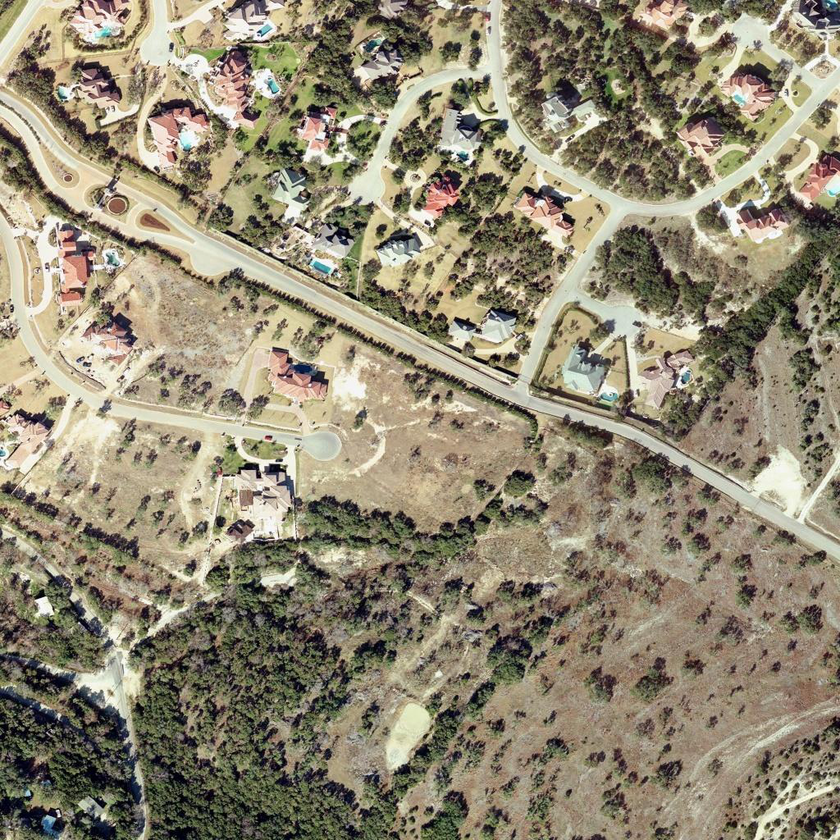
#> input picture MyflaskProj/demo_data/A.png, 840 x 840 px, shrunk from 1024 x 1024 before the run
$ python 6.py   (older library calls are emulated)
#> lines starting #> are read from the running program, lines starting #| are printed output that depends on the picture
import sys
import paddlers
from paddlers.deploy import Predictor

# 定义影像裁块-拼接相关的类和函数

import numpy as np


class WindowGenerator:
    def __init__(self, h, w, ch, cw, si=1, sj=1):
        self.h = h
        self.w = w
        self.ch = ch
        self.cw = cw
        if self.h < self.ch or self.w < self.cw:
            raise NotImplementedError
        self.si = si
        self.sj = sj
        self._i, self._j = 0, 0

    def __next__(self):
        # 列优先移动（C-order）
        if self._i > self.h:
            raise StopIteration

        bottom = min(self._i + self.ch, self.h)
        right = min(self._j + self.cw, self.w)
        top = max(0, bottom - self.ch)
        left = max(0, right - self.cw)

        if self._j >= self.w - self.cw:
            if self._i >= self.h - self.ch:
                # 设置一个非法值，使得迭代可以early stop
                self._i = self.h + 1
            self._goto_next_row()
        else:
            self._j += self.sj
            if self._j > self.w:
                self._goto_next_row()

        return slice(top, bottom, 1), slice(left, right, 1)

    def __iter__(self):
        return self

    def _goto_next_row(self):
        self._i += self.si
        self._j = 0


def recons_prob_map(patches, ori_size, window_size, stride):
    """从裁块结果重建原始尺寸影像"""
    h, w = ori_size
    win_gen = WindowGenerator(h, w, window_size, window_size, stride, stride)
    prob_map = np.zeros((h, w), dtype=np.float)
    cnt = np.zeros((h, w), dtype=np.float)
    # XXX: 需要保证win_gen与patches具有相同长度。此处未做检查
    for (rows, cols), patch in zip(win_gen, patches):
        prob_map[rows, cols] += patch
        cnt[rows, cols] += 1
    prob_map /= cnt
    return prob_map

from operator import itemgetter
from subprocess import run
from paddlers.deploy import Predictor
import cv2


# 设置滑窗大小与滑动步长
WINDOW_SIZE = 256
STRIDE = 128

A_PATH = "demo_data/A.png"
B_PATH = "demo_data/B.png"
GT_PATH = "demo_data/GT.png"


# 读入影像
im_a = cv2.imread(A_PATH)
#> im_a is the input picture: shape (840, 840, 3); mean B, G, R 114.7, 136.1, 144.4
im_b = cv2.imread(B_PATH)
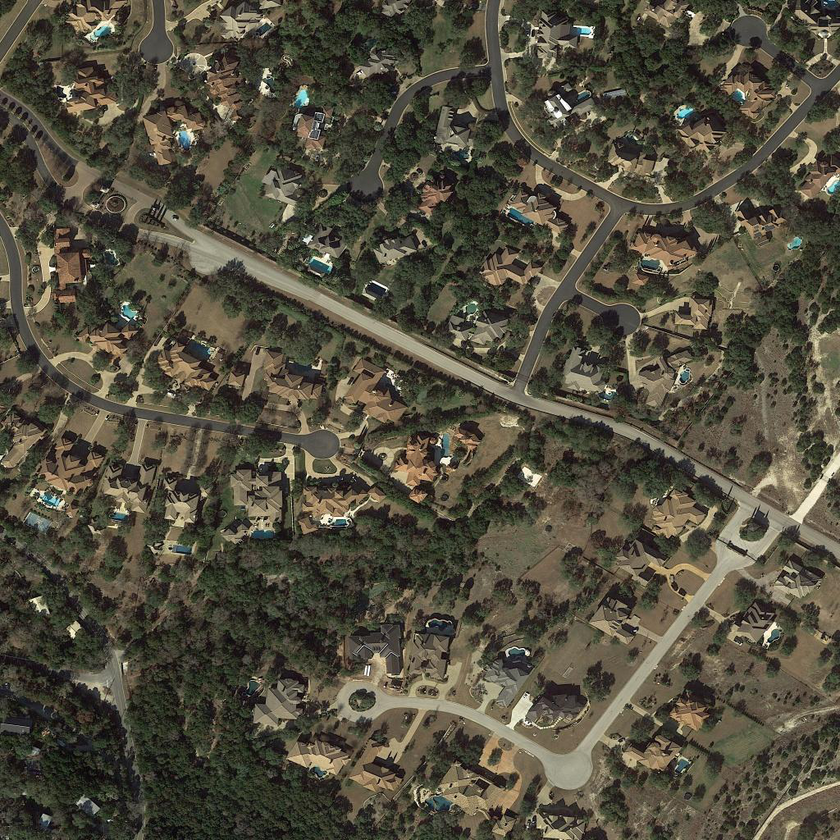
#> input picture MyflaskProj/demo_data/B.png, 840 x 840 px, shrunk from 1024 x 1024 before the run
#> im_b is the input picture: shape (840, 840, 3); mean B, G, R 62.3, 77.8, 82.2
im_gt = cv2.imread(GT_PATH, cv2.IMREAD_GRAYSCALE)
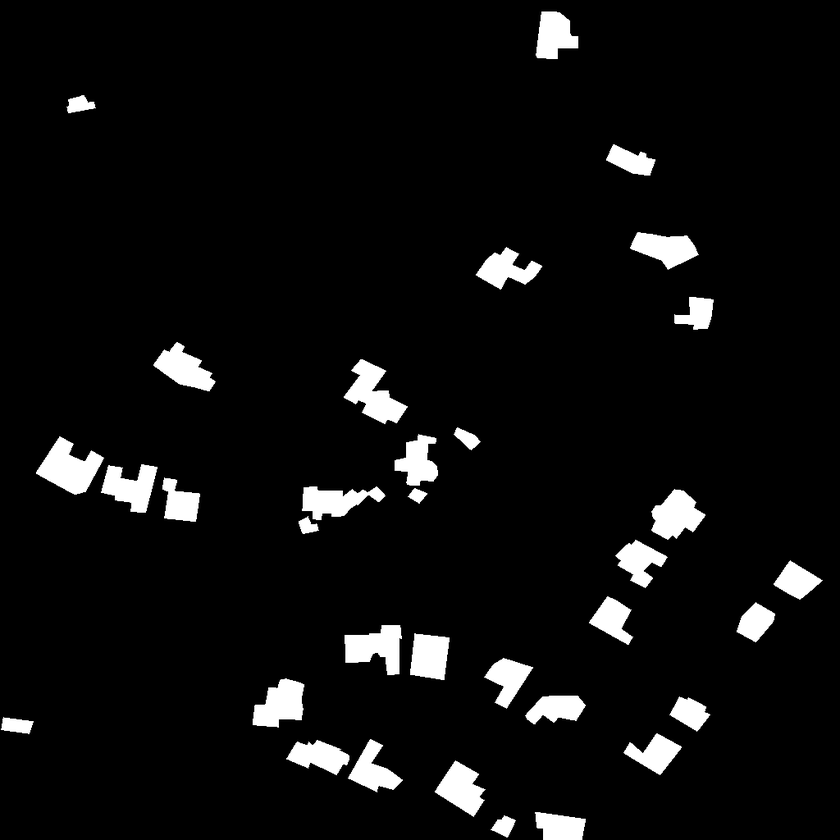
#> input picture MyflaskProj/demo_data/GT.png, 840 x 840 px, shrunk from 1024 x 1024 before the run
#> im_gt is the input picture: shape (840, 840); min 0, max 255, mean 14.3
ori_size = im_a.shape[:2]
#> ori_size = (840, 840)

# 把滑窗中的内容全部取出，存在一个列表中
patch_pairs = []
for rows, cols in WindowGenerator(*ori_size, WINDOW_SIZE, WINDOW_SIZE, STRIDE, STRIDE):
    patch_pairs.append((im_a[rows, cols], im_b[rows, cols]))
#> after the loop, patch_pairs = 36 items

# 导出输入尺寸为滑窗大小的模型，--fixed_input_shape中的batch size等于len(patch_pairs)
run(
    f"python PaddleRS/deploy/export/export_model.py \
        --model_dir=./static/1024 \
        --save_dir=./static_models/{WINDOW_SIZE}x{WINDOW_SIZE} \
        --fixed_input_shape=[{len(patch_pairs)},3,{WINDOW_SIZE},{WINDOW_SIZE}]",
    shell=True,
    check=True
)
#> (this line was passed over: subprocess is not available in this run)

# 构建预测器并执行推理
# 需要注意的是，使用这种方式将一次性对所有patch进行推理，因此可能占用较大显存
# 根据实际情况，开发者可以适当减小推理阶段使用的batch size（即，采取串行或半串行半并行的策略），用时间换空间
#> (the run stopped early here; a loop or call above may not have finished)
